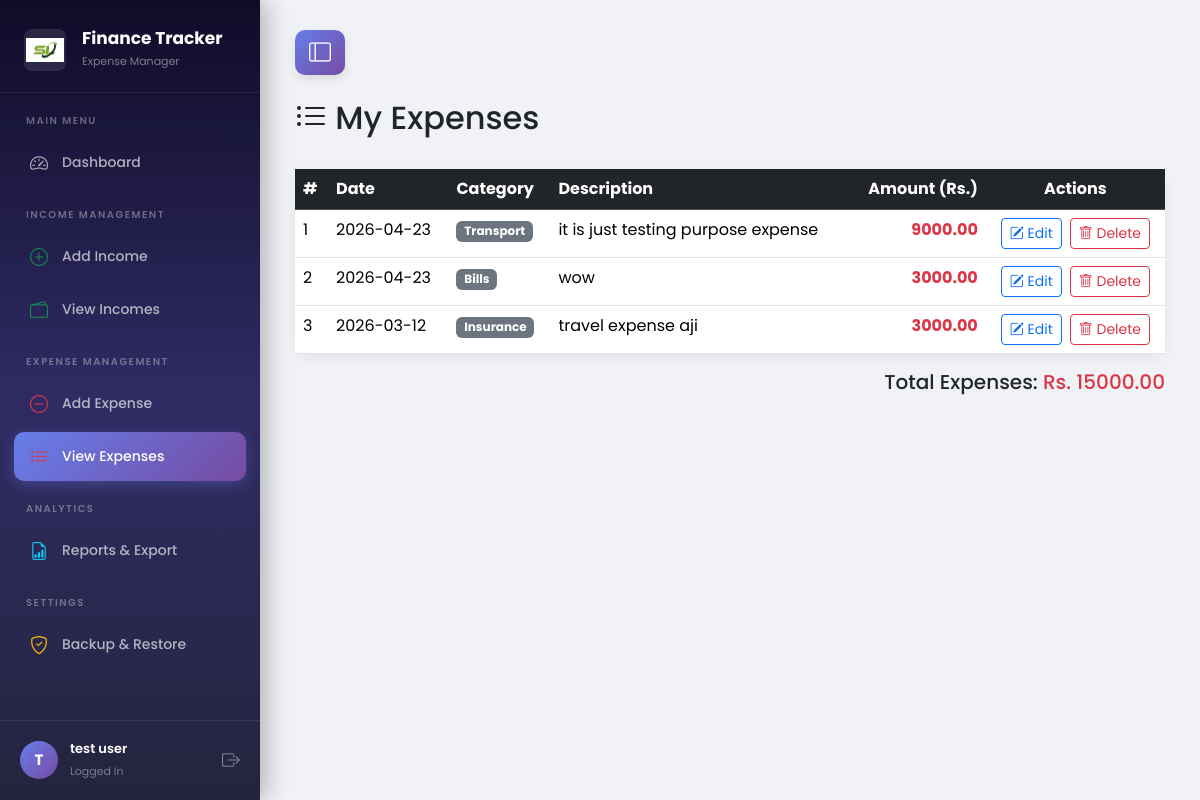
Screenshot of /expenses (signed in) with the database file from the repository.
### tables this page shows
CREATE TABLE transactions(
        id INTEGER PRIMARY KEY AUTOINCREMENT,
        user_id INTEGER NOT NULL,
        type TEXT NOT NULL,
        category TEXT NOT NULL,
        amount REAL NOT NULL,
        description TEXT,
        date DATE NOT NULL,
        created_at TIMESTAMP DEFAULT CURRENT_TIMESTAMP,
        FOREIGN KEY (user_id) REFERENCES users(id)
    );

### routes/transactions.py (the view)
@transactions.route('/expenses')
def view_expenses():
    if 'user_id' not in session:
        return redirect(url_for('auth.login'))
    db = get_db()
    expenses = db.execute("""
        SELECT id, category, amount, description, date
        FROM transactions
        WHERE user_id = ? AND type = 'expense'
        ORDER BY date DESC
    """, (session['user_id'],)).fetchall()
    return render_template('expenses.html', expenses=expenses)

### app.py (called while the page is built)
@app.teardown_appcontext
def shutdown_session(exception=None):
    close_connection(exception)

### models/database.py (called while the page is built)
def get_db():
    db = getattr(g, '_database', None)
    if db is None:
        db = g._database = sqlite3.connect(DATABASE)
        db.row_factory = sqlite3.Row
    return db

def close_connection(exception):
    db = getattr(g, '_database', None)
    if db is not None:
        db.close()

### templates/expenses.html (shortened to what this page needs)
{% extends "base.html" %}
{% block content %}
<div class="d-flex justify-content-between align-items-center mb-4">
    <h2><i class="bi bi-list-ul"></i> My Expenses</h2>
</div>
{% if expenses %}
<div class="card">
    <div class="card-body p-0">
        <div class="table-responsive">
            <table class="table table-hover mb-0">
                <thead class="table-dark">
                    <tr>
                        <th>#</th>
                        <th>Date</th>
                        <th>Category</th>
                        <th>Description</th>
                        <th class="text-end">Amount (Rs.)</th>
                        <th class="text-center">Actions</th>
                    </tr>
                </thead>
                <tbody>
                    {% for expense in expenses %}
                    <tr>
                        <td>{{ loop.index }}</td>
                        <td>{{ expense['date'] }}</td>
                        <td><span class="badge bg-secondary">{{ expense['category'] }}</span></td>
                        <td>{{ expense['description'] if expense['description'] else '-' }}</td>
                        <td class="text-end fw-bold text-danger">{{ "%.2f"|format(expense['amount']) }}</td>
                        <td class="text-center">
                            <div class="d-inline-flex gap-2">
                                <button
                                    type="button"
                                    class="btn btn-sm btn-outline-primary"
                                    data-bs-toggle="modal"
                                    data-bs-target="#editExpenseModal"
                                    data-id="{{ expense['id'] }}"
                                    data-date="{{ expense['date'] }}"
                                    data-category="{{ expense['category']|e }}"
                                    data-description="{{ (expense['description'] or '')|e }}"
                                    data-amount="{{ expense['amount'] }}"
                                >
                                    <i class="bi bi-pencil-square"></i> Edit
                                </button>
                                <form
                                    id="deleteExpenseForm-{{ expense['id'] }}"
                                    method="POST"
                                    action="{{ url_for('transactions.delete_expense', transaction_id=expense['id']) }}"
                                >
                                    <button
                                        type="button"
                                        class="btn btn-sm btn-outline-danger"
                                        data-bs-toggle="modal"
                                        data-bs-target="#deleteExpenseModal"
                                        data-form-id="deleteExpenseForm-{{ expense['id'] }}"
                                        data-name="{{ expense['category']|e }}"
                                    >
                                        <i class="bi bi-trash"></i> Delete
                                    </button>
                                </form>
                            </div>
                        </td>
                    </tr>
                    {% endfor %}
                </tbody>
            </table>
        </div>
    </div>
</div>
{% set total = expenses | map(attribute='amount') | list %}
<div class="text-end mt-3">
    <h5>Total Expenses: <span class="text-danger">Rs. {{ "%.2f"|format(total|sum) }}</span></h5>
</div>
{% else %}
<div class="text-center mt-5">
    <i class="bi bi-inbox" style="font-size: 4rem; color: #ccc;"></i>
    <h4 class="text-muted mt-3">No expenses recorded yet</h4>
    <p class="text-muted">Click "Add Expense" to add your first expense entry.</p>
</div>
{% endif %}
{% endblock %}

### templates/base.html (style rules this page uses)
* { font-family: 'Poppins', sans-serif; }
body { background-color: #f0f2f5; margin: 0; overflow-x: hidden; }
.card { border: none; border-radius: 14px; box-shadow: 0 4px 15px rgba(0,0,0,0.06); }

### rows the page displays
transactions: date "2026-04-23", category "Transport", description "it is just testing purpose expense", amount "9000.00"
transactions: date "2026-04-23", category "Bills", description "wow", amount "3000.00"
transactions: date "2026-03-12", category "Insurance", description "travel expense aji", amount "3000.00"

### other values shown
{{ session.get('user_name', 'U')[0]|upper }} "T"
{{ session.get('user_name') }} "test user"
{{ "%.2f"|format(total|sum) }} "15000.00"
